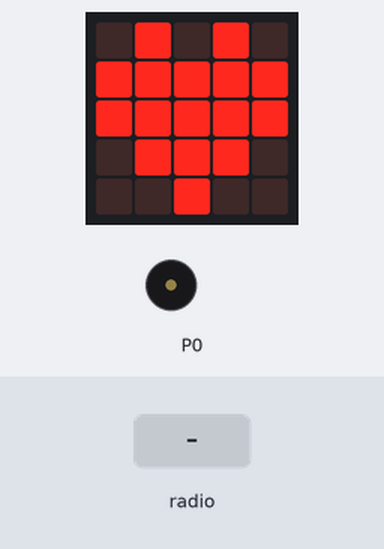
Bench run of a program on a simulated BBC micro:bit (MakeCode). Parts: the board's 5×5 LED display, buzzer (waves = sounding). The test bench sets the inputs (shaded band).

Above: at 1.8 s.
1.9 s: radio message "0" arrives
At 2.6 s:
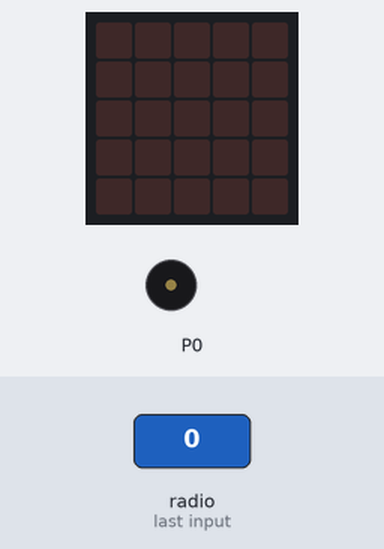
3.5 s: radio message "1" arrives
At 3.58 s:
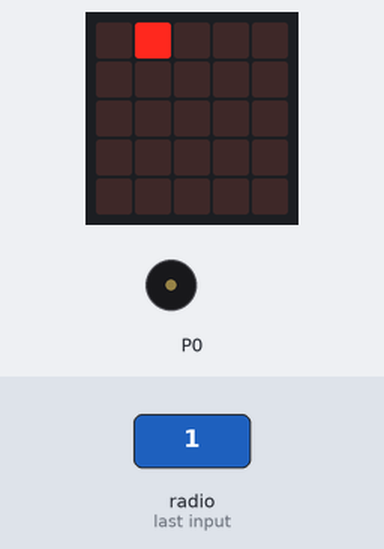
5.1 s: radio message "5" arrives
At 5.18 s:
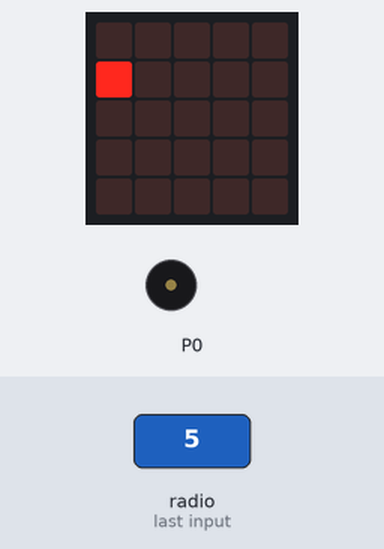
6.7 s: radio message "0" arrives
At 6.78 s:
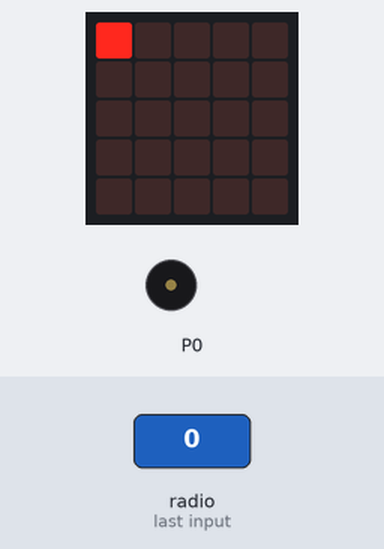
Timing chart, 0 to 9.3 s (numbered marks = the images above; inputs shaded):
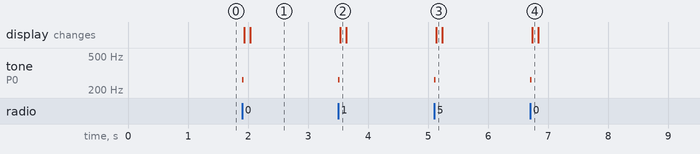

The program:

main.ts
```typescript
radio.onReceivedNumber(function (receivedNumber) {
    music.play(music.tonePlayable(262, music.beat(BeatFraction.Sixteenth)), music.PlaybackMode.UntilDone)
    led.plot(receivedNumber % 5, Math.floor(receivedNumber / 5))
    basic.pause(100)
    basic.clearScreen()
})
radio.setGroup(43)
basic.showIcon(IconNames.Heart)
```

test.ts
```typescript
// les tests vont ici ; cela ne sera pas compilé si ce paquet est utilisé en tant qu'extension.
```

Measured:
- after the input at 1.9 s, tone on P0: silent → 262 Hz at once, → silent 0.03 s later; the display: first changes at once (image 1 shows a later state)
- after the input at 3.5 s, tone on P0: silent → 262 Hz at once, → silent 0.03 s later; the display: changes at once (image 2)
- after the input at 5.1 s, tone on P0: silent → 262 Hz at once, → silent 0.03 s later; the display: changes at once (image 3)
- after the input at 6.7 s, tone on P0: silent → 262 Hz at once, → silent 0.03 s later; the display: changes at once (image 4)
